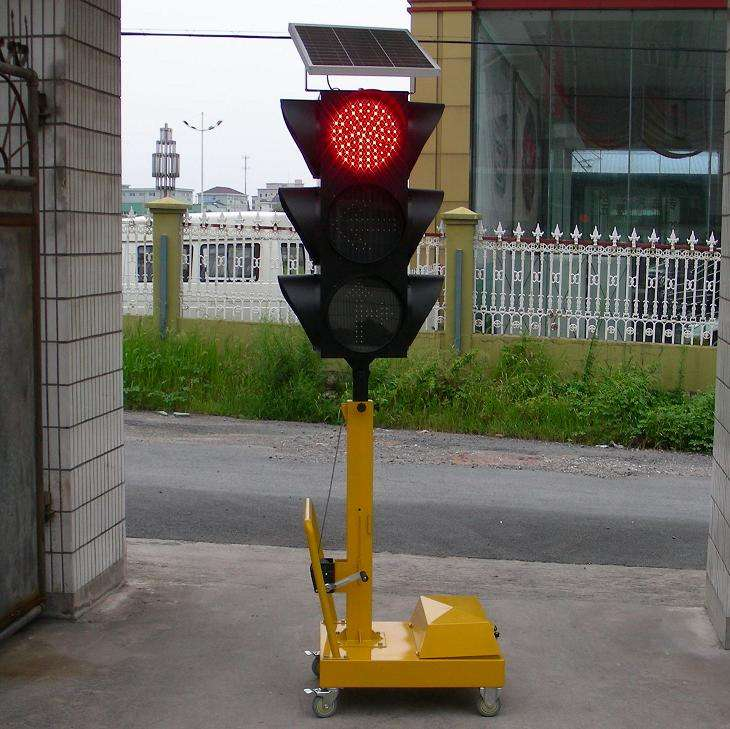
#> input picture traffic lighgt/light6.jpg, 730 x 729 px
$ jupyter execute 'cv2处理图像的一些操作.ipynb'   (older library calls are emulated)
#> lines starting #> are read from the running program, lines starting #| are printed output that depends on the picture; after the words box and inside, x2 and y2 are one past the last pixel; in counts of white or black regions, pixels touching at a corner belong together
[cell 1]
import matplotlib.pyplot as plt
from PIL import Image,ImageEnhance
import matplotlib.image as mpimg
import numpy as np
import cv2

[cell 2]
image = cv2.imread('light6.jpg') # 根据路径读取一张图片
#> image is the input picture: shape (729, 730, 3); mean B, G, R 92.8, 103.4, 106.6
image = cv2.GaussianBlur(image, (7,7), 0)
hsv = cv2.cvtColor(image, cv2.COLOR_BGR2HSV) # BGR转HSV
#> hsv: shape (729, 730, 3); mean H, S, V 56.5, 55.7, 111.3
# 绿色的范围
lower_green = np.array([35, 20, 147])
upper_green = np.array([70, 255, 255])

# 红色的范围
low_red = np.array([0, 56, 90])
high_red = np.array([9, 203, 255])

#黄色的范围
low_yellow = np.array([16, 20, 200])
high_yellow = np.array([36, 235, 255])

# 3.inRange()：介于lower/upper之间的为白色，其余黑色
 #将低于阈值和高于阈值的部分变成0，中间部分变为255
mask = cv2.inRange(hsv, low_red, high_red)
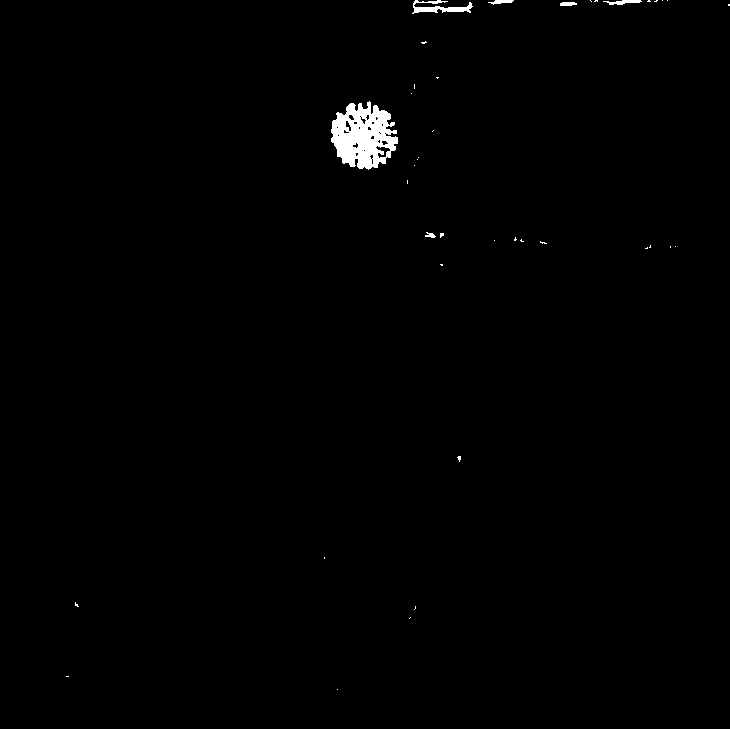
#> mask: shape (729, 730); 0.71% white; 39 white regions (33 under 20 px), largest, box (x1, y1, x2, y2) and area: (331, 101, 398, 170) 2995, (412, 0, 473, 14) 378, (603, 0, 642, 5) 111, (488, 0, 514, 5) 73, (560, 2, 577, 6) 59, (425, 232, 436, 238) 38
# 4.只保留原图中的特定阈值mask ≠0时img与img按位相与，即显示特定颜色部分，其他部分为0（黑色）
res = cv2.bitwise_and(image, image, mask=mask)
# [6 lines of commented-out code are left out]
blur = cv2.blur(res, (5,5))

#灰度化
gray=cv2.cvtColor(blur,cv2.COLOR_BGR2GRAY)

#形态学运算，膨胀  看一下在前面膨胀还是后面膨胀效果更好一点
# dilated = cv2.dilate(gray, cv2.getStructuringElement(cv2.MORPH_ELLIPSE, (3, 3)), iterations=2)

# 其中较大的阈值2用于检测图像中明显的边缘，但一般情况下检测的效果不会那么完美，边缘检测出来是断断续续的。
# 所以这时候用较小的第一个阈值用于将这些间断的边缘连接起来
canny = cv2.Canny(gray, 150, 240)
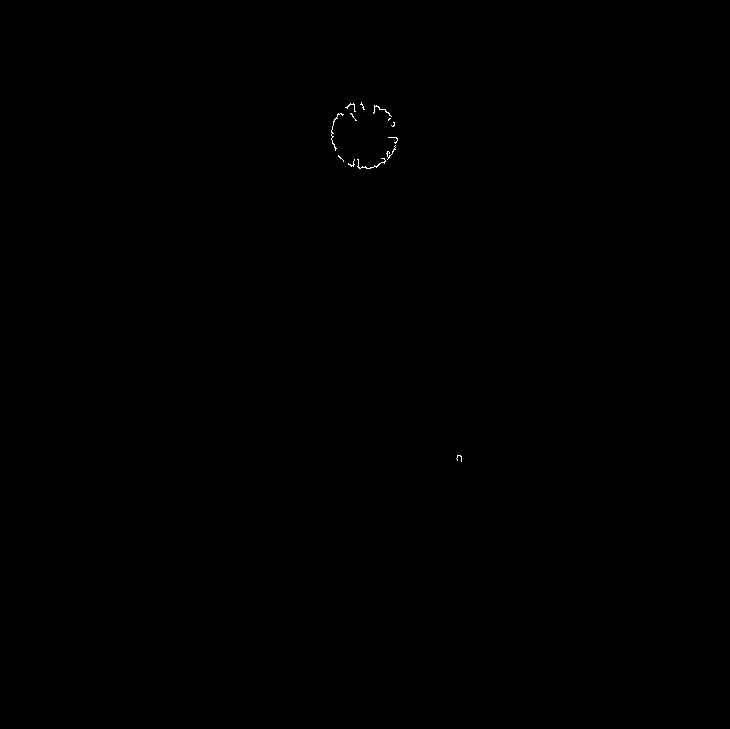
#> canny: shape (729, 730); 0.06% white in thin lines or dots, all inside (x1, y1, x2, y2) = (331, 102, 462, 462)
kernel = cv2.getStructuringElement(cv2.MORPH_ELLIPSE, (100, 100))
closed = cv2.morphologyEx(canny, cv2.MORPH_CLOSE, kernel)
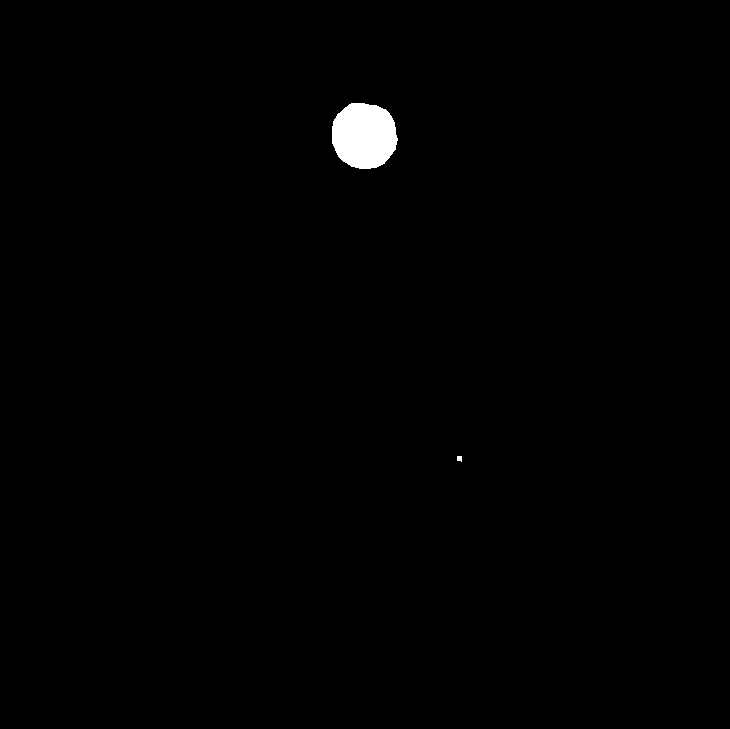
#> closed: shape (729, 730); 0.66% white; 2 white regions, box (x1, y1, x2, y2) and area: (332, 103, 398, 169) 3479, (457, 456, 462, 462) 26

cv2.imshow('gray', gray)
cv2.imshow('canny', canny)
cv2.imshow('closed', closed)
cv2.imwrite('closed.jpg',closed)

#霍夫变换圆检测
circles= cv2.HoughCircles(canny,cv2.HOUGH_GRADIENT,1,100,param1=100,param2=70,minRadius=0,maxRadius=130)
#> circles = None
# 先排个序,确定最上面的是红灯，中间的是黄灯，最后的是绿灯
print(type(circles))
#| <class 'NoneType'>

cv2.waitKey(0)
cv2.destroyAllWindows()

[cell 3]
img = cv2.imread('mask.jpg')
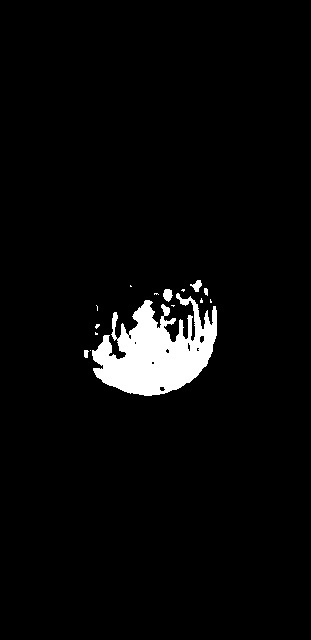
#> input picture traffic lighgt/mask.jpg, 311 x 640 px
#> img is the input picture: shape (640, 311, 3); min 0, max 255, mean 9.8
imgray = cv2.cvtColor(img,cv2.COLOR_BGR2GRAY)
ret,thresh = cv2.threshold(imgray,127,255,0)
#> thresh: shape (640, 311); 3.8% white; 15 white regions (10 under 20 px)
image ,contours,hierarchy = cv2.findContours(thresh,cv2.RETR_TREE,cv2.CHAIN_APPROX_SIMPLE)
#> contours = 23 contours, 16 with area under 20; largest, box (x1, y1, x2, y2) and area: (92, 293, 217, 396) 7012, (163, 289, 173, 302) 76, (190, 280, 202, 292) 60, (199, 335, 205, 344) 31, (159, 386, 166, 392) 22, (84, 350, 89, 358) 22, (187, 342, 191, 352) 20
#绘制独立轮廓，如第四个轮廓
#imag = cv2.drawContour(img,contours,-1,(0,255,0),3)
#但是大多数时候，下面方法更有用
imag = cv2.drawContours(img,contours,20,(0,255,0),3)

[cell 4]
while(1):
    cv2.imshow('img',img)
    cv2.imshow('imgray',imgray)
    cv2.imshow('image',image)
    cv2.imshow('imag',imag)
    if cv2.waitKey(1) == ord('q'):
#> (key q is pressed here)
        break
cv2.destroyAllWindows()

[cell 5]
import numpy as np
import cv2

img = cv2.imread('closed.jpg',0)
#> img: shape (729, 730); min 0, max 255, mean 1.7

ret,thresh = cv2.threshold(img,127,255,0)
image,contours,hierarchy=cv2.findContours(thresh,1,2)
#> contours = 2 contours, 1 with area under 20; largest, box (x1, y1, x2, y2) and area: (332, 103, 398, 169) 3383
cnt=contours[0]
#> cnt = [[457, 456], [457, 460], [460, 460], [461, 461], [461, 456]]
# print(cnt)
# M=cv2.moments(cnt)
# print(len(M),M.keys())

# 轮廓面积
area=cv2.contourArea(cnt)
#> area = 16.5
# print(area)

# 轮廓周长
perimeter = cv2.arcLength(cnt,True)
#> perimeter = 17.41

# 轮廓近似
epsilon=0.1*cv2.arcLength(cnt,True)
#> epsilon = 1.74
approx = cv2.approxPolyDP(cnt,epsilon,True)
#> approx = [[457, 456], [457, 460], [461, 461], [461, 456]]

# hull = cv2.convexHull(points,hull,clockwise,returnPoints)
hull=cv2.convexHull(cnt,returnPoints=True)
#> hull = [[461, 456], [461, 461], [457, 460], [457, 456]]

k=cv2.isContourConvex(cnt)
#> k = False
# print(k)

# 最小面积边界矩形
# x,y,w,h=cv2.boundingRect(cnt)
# print(x,y,w,h)
# img=cv2.rectangle(img,(x,y),(x+w,y+h),(0,255,0),2)

# 最小外接圆
# 函数cv2.minEnclosingCircle()可以帮我们找到一个对象的外接圆。它是所有能够包括对象的圆中面积最小的一个。

(x,y),radius = cv2.minEnclosingCircle(cnt)
#> x = 459; y = 458.5; radius = 3.2
center = (int(x),int(y))
#> center = (459, 458)
radius = int(radius)
#> radius = 3
img = cv2.circle(img,center,radius,(0,0,255),2)
#> img: shape (729, 730); min 0, max 255, mean 1.7

# # 椭圆拟合
# # 使用函数cv2.ellipse()，返回值其实就是旋转边界矩形的内切圆。

# ellipse = cv2.fitEllipse(cnt)
# img = cv2.ellipse(img,ellipse,(0,255,0),2)
# print(img.shape)
res=img[int(y-radius):int(y+radius),int(x-radius):int(x+radius)]#已经剪切出目标区域
#> res = [[0, 0, 0, 0, 0, 0], [0, 0, 0, 0, 0, 0], [0, 0, 252, 252, 255, 0], [0, 0, 255, 255, 255, 0], [0, 0, 255, 255, 252, 0], [0, 0, 0, 0, 0, 0]]
cv2.imshow('res',res)
cv2.waitKey(0)
cv2.destroyAllWindows()

[cell 6]
import cv2
history = 20    # 训练帧数

bs = cv2.createBackgroundSubtractorKNN(detectShadows=True)  # 背景减除器，设置阴影检测
bs.setHistory(history)

frames = 0

while True:
#         res, frame = camera.read()
    frame=cv2.imread('test0.jpg')
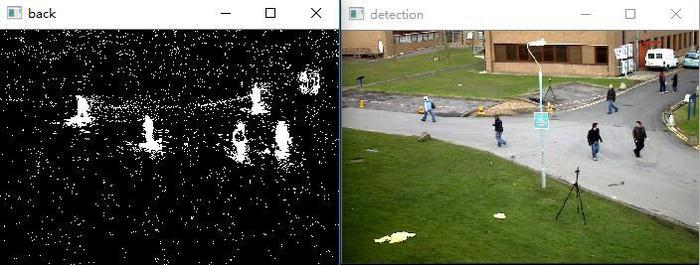
#> input picture traffic lighgt/test0.jpg, 700 x 265 px
#> frame is the input picture: shape (265, 700, 3); mean B, G, R 78.1, 93.8, 91.5
#         if not res:
#             break

    fg_mask = bs.apply(frame)   # 获取 foreground mask
#> fg_mask: shape (265, 700); every value is 255

    if frames < history:
        frames += 1
        continue

    # 对原始帧进行膨胀去噪
    th = cv2.threshold(fg_mask.copy(), 244, 255, cv2.THRESH_BINARY)[1]
    th = cv2.erode(th, cv2.getStructuringElement(cv2.MORPH_ELLIPSE, (3, 3)), iterations=2)
    dilated = cv2.dilate(th, cv2.getStructuringElement(cv2.MORPH_ELLIPSE, (8, 3)), iterations=2)
    # 获取所有检测框
    image, contours, hier = cv2.findContours(dilated, cv2.RETR_EXTERNAL, cv2.CHAIN_APPROX_SIMPLE)

    for c in contours:
        # 获取矩形框边界坐标
        x, y, w, h = cv2.boundingRect(c)
        # 计算矩形框的面积
        area = cv2.contourArea(c)
        if 500 < area < 3000:
            cv2.rectangle(frame, (x, y), (x + w, y + h), (0, 255, 0), 2)

    cv2.imshow("detection", frame)
    cv2.imshow("back", dilated)
    if cv2.waitKey(110) & 0xff == 27:
        break
cv2.waitKey(0)
cv2.destroyAllWindows()
